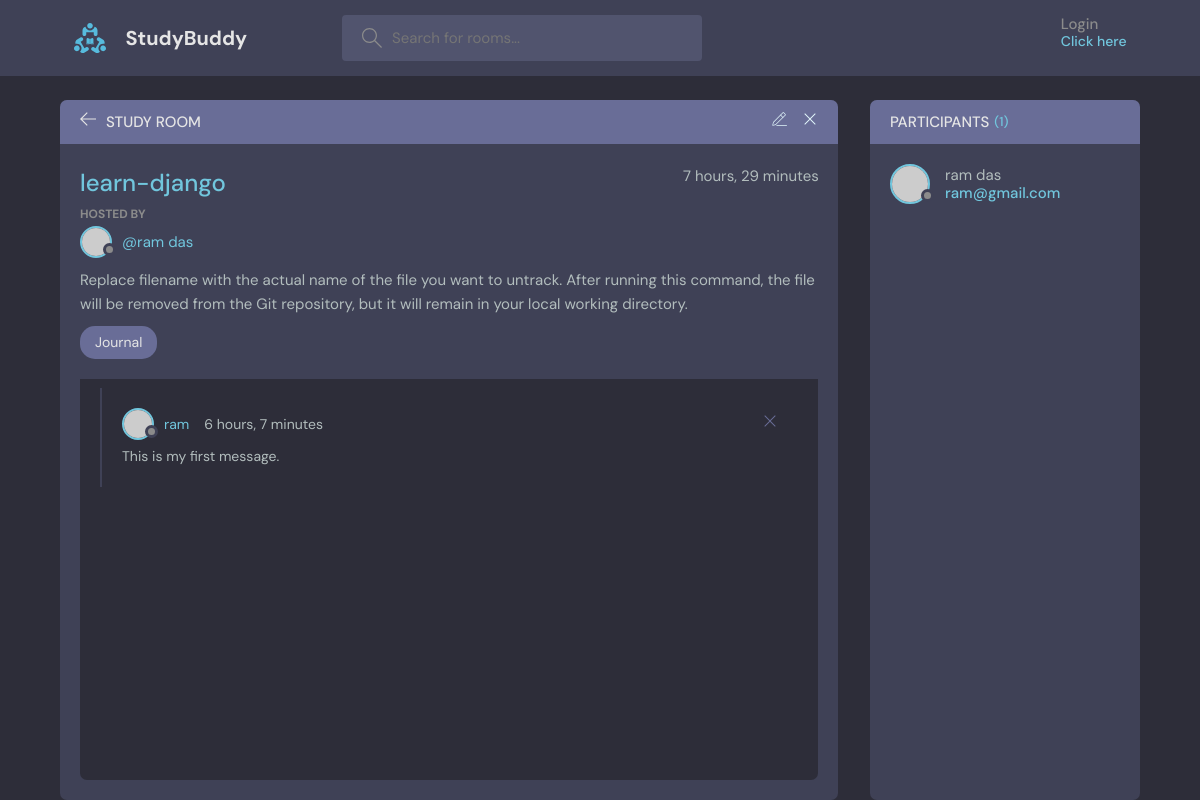
Page /room/3/ on the committed database.
### base/models/Room.py (models this page shows, shortened)
class Room(models.Model):
    host = models.ForeignKey(User, on_delete=models.SET_NULL, null=True)
    topic = models.ForeignKey(Topic, on_delete=models.SET_NULL, null=True)
    name = models.CharField(max_length=200)
    description = models.TextField(max_length=200,blank=True)
    participants = models.ManyToManyField(User, related_name='participants', blank=True, null=True)
    update = models.DateTimeField(auto_now=True)
    create = models.DateTimeField(auto_now_add=True)
    class Meta:
        ordering = ['-update', '-create']

### base/models/Topic.py (models this page shows, shortened)
class Topic(models.Model):
    name = models.CharField(max_length=200)

### base/models/Message.py (models this page shows, shortened)
class Message(models.Model):
    user = models.ForeignKey(User, on_delete=models.CASCADE)
    room = models.ForeignKey(Room, on_delete=models.CASCADE)
    body = models.TextField()
    update = models.DateTimeField(auto_now=True)
    create = models.DateTimeField(auto_now_add=True)
    class Meta:
        app_label = "base"

### base/views/RoomView.py (the view, shortened to what this page needs)
def room(request, pk):
    room = RoomService.roomDetailsById(request, pk)
    room_messages = room.message_set.all()
    participants = room.participants.all()
    total_participants = participants.count()
    auth_user = request.user
    message = request.POST.get("message")
    context = {
        "room": room,
        "room_messages": room_messages,
        "participants": participants,
        "total_participants": total_participants,
    }
    return render(request, "base/pages/rooms.html", context)

### base/services/RoomService.py (called while the page is built)
    def roomDetailsById(request, pk) -> Room:
        room_details = Room.objects.get(id=pk)
        return room_details

### base/templates/base/pages/rooms.html (shortened to what this page needs)
{% extends 'main-layout.html' %}
{% block content %}
  <main class="profile-page layout layout--2">
    <div class="container">
      <div class="room">
        <div class="room__top">
          <div class="room__topLeft">
            <a href="{% url 'home' %}">
              <svg version="1.1" xmlns="http://www.w3.org/2000/svg" width="32" height="32" viewBox="0 0 32 32">
                <title>arrow-left</title>
                <path d="M13.723 2.286l-13.723 13.714 13.719 13.714 1.616-1.611-10.96-10.96h27.625v-2.286h-27.625l10.965-10.965-1.616-1.607z"></path>
              </svg>
            </a>
            <h3>Study Room</h3>
          </div>
          <div class="room__topRight">
            <a href="{% url 'update-room' room.id %}">
            </a>
            <a href="{% url 'delete-room' room.id %}">
              <svg version="1.1" xmlns="http://www.w3.org/2000/svg" width="32" height="32" viewBox="0 0 32 32">
                <title>remove</title>
                <path d="M27.314 6.019l-1.333-1.333-9.98 9.981-9.981-9.981-1.333 1.333 9.981 9.981-9.981 9.98 1.333 1.333 9.981-9.98 9.98 9.98 1.333-1.333-9.98-9.98 9.98-9.981z"></path>
              </svg>
            </a>
          </div>
        </div>
        <div class="room__box scroll">
          <div class="room__header scroll">
            <div class="room__info">
              <h3>{{room.name}}</h3>
              <span>{{room.create | timesince}}</span>
            </div>
            <div class="room__hosted">
              <p>Hosted By</p>
              <a href="#" class="room__author">
                <div class="avatar avatar--small">
                  <img src="https://randomuser.me/api/portraits/men/37.jpg" />
                </div>
                <span>@{{room.host.first_name}} {{room.host.last_name}}</span>
              </a>
            </div>
            <div class="room__details">{{room.description}}</div>
            <span class="room__topics">{{room.topic.name}}</span>
          </div>
          <div class="room__conversation">
            <div class="threads scroll">
              {% for message in room_messages  %}
              <div class="thread">
                <div class="thread__top">
                  <div class="thread__author">
                    <a href="#" class="thread__authorInfo">
                      <div class="avatar avatar--small">
                        <img src="https://randomuser.me/api/portraits/men/37.jpg" />
                      </div>
                      <span>{{message.user.username}}</span>
                    </a>
                    <span class="thread__date">{{message.create | timesince}}</span>
                  </div>
                  <a href="{% url 'delete-message' message.id  %}">
                    <div class="thread__delete">
                      <svg version="1.1" xmlns="http://www.w3.org/2000/svg" width="32" height="32" viewBox="0 0 32 32">
                        <title>remove</title>
                        <path d="M27.314 6.019l-1.333-1.333-9.98 9.981-9.981-9.981-1.333 1.333 9.981 9.981-9.981 9.98 1.333 1.333 9.981-9.98 9.98 9.98 1.333-1.333-9.98-9.98 9.98-9.981z"></path>
                      </svg>
                    </div>
                  </a>
                </div>
                <div class="thread__details">{{message.body}}</div>
              </div>
              {% endfor %}
            </div>
          </div>
        </div>
      </div>
      <div class="participants">
        <h3 class="participants__top">Participants <span>({{total_participants}})</span></h3>
        <div class="participants__list scroll">
          {% for participant in participants  %}
            <a href="profile.html" class="participant">
              <div class="avatar avatar--medium">
                <img src="https://randomuser.me/api/portraits/men/37.jpg" />
              </div>
              <p>
                {{participant.username}} {{participant.last_name}}
                <span>{{participant.email}}</span>
              </p>
            </a>
          {% endfor %}
        </div>
      </div>
    </div>
  </main>
{% endblock %}

### rows in the picture
Room: name "learn-django", create "7 hours, 29 minutes", host.first_name "ram", host.last_name "das", description "Replace filename with the actual name of the file you want to untrack. After running this command, the file will be removed from the Git repository, but it will remain in your local working directory.", topic.name "Journal"
Message: user.username "ram", create "6 hours, 7 minutes", body "This is my first message."

### other values in the picture
{{ total_participants }} "1"
{{ participant.username }} "ram"
{{ participant.last_name }} "das"
{{ participant.email }} "ram@gmail.com"
